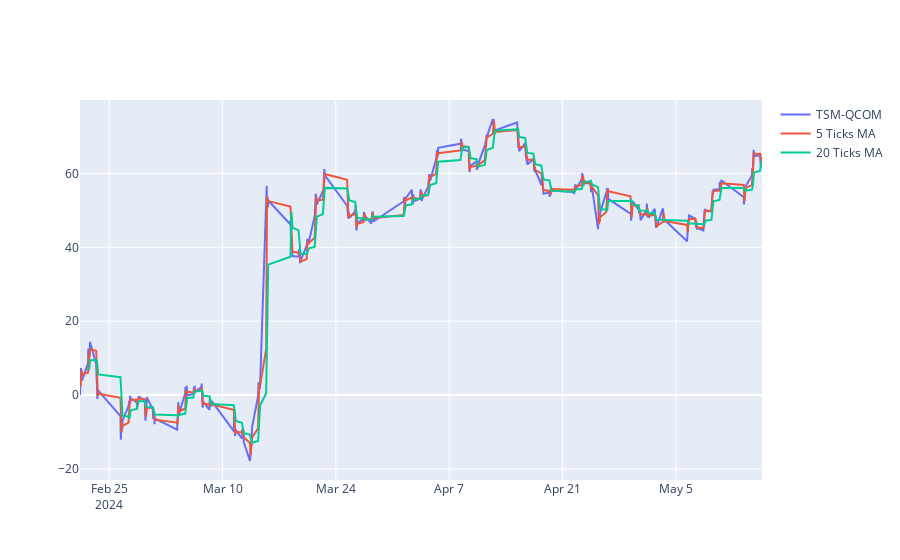

The cell this chart's notebook holds for it:
### Code cell
# Plot the difference and its moving average

fig = go.Figure()
fig.add_trace(go.Scatter(x=msft_adbe_dif.index, y=msft_adbe_dif, name='TSM-QCOM'))
fig.add_trace(go.Scatter(x=msft_adbe_dif.index, y=msft_adbe_dif.rolling(window=5).mean(), name='5 Ticks MA'))
fig.add_trace(go.Scatter(x=msft_adbe_dif.index, y=msft_adbe_dif.rolling(window=20).mean(), name='20 Ticks MA'))

fig.show()

### Figure 1 — Plotly figure (JSON) as saved in the notebook; plotly's stock layout.template omitted (floating-point values rounded to 4 significant figures; data arrays with more than 128 entries replaced by an {"elided": "..."} marker saying what was removed)
{"data": [{"name": "TSM-QCOM", "type": "scatter", "x": {"elided": "780 str values"}, "y": {"elided": "780 float values"}}, {"name": "5 Ticks MA", "type": "scatter", "x": {"elided": "780 str values"}, "y": {"elided": "780 float values"}}, {"name": "20 Ticks MA", "type": "scatter", "x": {"elided": "780 str values"}, "y": {"elided": "780 float values"}}], "layout": {}}
